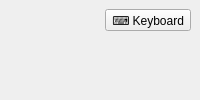
<?xml version="1.0" encoding="UTF-8"?>
<ui version="4.0">
 <class>NotesPage</class>
 <widget class="QWidget" name="NotesPage">
  <layout class="QVBoxLayout" name="notesBodyLayout" stretch="0,1,0">
   <property name="spacing"><number>12</number></property>
   <property name="leftMargin"><number>0</number></property><property name="topMargin"><number>0</number></property><property name="rightMargin"><number>0</number></property><property name="bottomMargin"><number>0</number></property>
   <item>
    <layout class="QHBoxLayout" name="keyboardToolbarLayout">
     <property name="spacing"><number>0</number></property>
     <property name="leftMargin"><number>9</number></property><property name="topMargin"><number>9</number></property><property name="rightMargin"><number>9</number></property><property name="bottomMargin"><number>9</number></property>
     <item><spacer name="toolbarLeadingSpacer"><property name="orientation"><enum>Qt::Horizontal</enum></property><property name="sizeHint" stdset="0"><size><width>40</width><height>20</height></size></property></spacer></item>
     <item>
      <widget class="QToolButton" name="notesKeyboard">
       <property name="text"><string>⌨ Keyboard</string></property>
       <property name="toolTip"><string>Scientific keyboard: types LaTeX formulas straight into the note</string></property>
       <property name="checkable"><bool>true</bool></property>
      </widget>
     </item>
    </layout>
   </item>
   <item>
    <widget class="QWidget" name="editorSlot">
     <layout class="QVBoxLayout" name="editorSlotLayout">
      <property name="spacing"><number>0</number></property>
      <property name="leftMargin"><number>0</number></property><property name="topMargin"><number>0</number></property><property name="rightMargin"><number>0</number></property><property name="bottomMargin"><number>0</number></property>
     </layout>
    </widget>

   </item>
   <item>
    <widget class="QWidget" name="keyboardSlot">
     <layout class="QVBoxLayout" name="keyboardSlotLayout">
      <property name="spacing"><number>0</number></property>
      <property name="leftMargin"><number>0</number></property><property name="topMargin"><number>0</number></property><property name="rightMargin"><number>0</number></property><property name="bottomMargin"><number>0</number></property>
     </layout>
    </widget>
   </item>
  </layout>
 </widget>
 <resources/>
 <connections/>
</ui>
